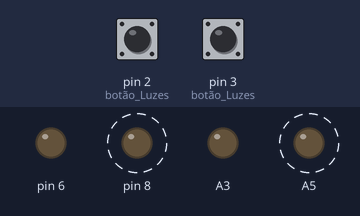
The sketch below on a simulated Arduino Nano, built with avr-gcc and run on an emulated ATmega328P. Parts: output pins drawn as LEDs (lit = HIGH). Dashed ring = blinking. The test bench sets the inputs (shaded band); at power-on: pin 2 (botão_Luzes) HIGH, pin 3 (botão_Luzes) HIGH. Storage starts empty; pins used as bus, display or sensor lines are not drawn.

Above: at 0.2 s.
Timing chart, 0 to 3.7 s (numbered marks = the images above):
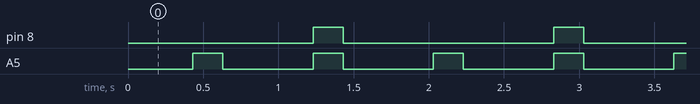

The sketch:

Finale.ino
```cpp
/*
 *
 */
//#include <Bounce2.h>
#include <SD.h>                      // need to include the SD library
#define SD_ChipSelectPin 4  //using digital pin 4 on arduino nano 328
#include <TMRpcm.h>           //  also need to include this library...
 TMRpcm tmrpcm;   // create an object for use in this sketch

#define S_INATIVO 1 //led verde
#define S_ALARMEON 2 //led vermelho
#define S_ALARMEOFF 3 // aguarda luz acesa para desligar após 10 minutos, led ao inves de piscar fica constante aceso vermelho pra indicar o tempo de desligamento da luz
#define S_LUZESON 4 //led azul
#define S_LUZESOFF 5 //apenas delisga luz e o led azul
#define S_TURNOFF 6 //aqui faz o clean de todos, manda tudo pra low e volta para estado inativo

//// Instantiate a Bounce object
//Bounce debouncer1 = Bounce();
//
//// Instantiate another Bounce object
//Bounce debouncer2 = Bounce();

 class Alarme
{
 // Class Member Variables
  // These are initialized at startup
  int sinalSirene;      // the number of the LED pin
  int releSirene;      // the number of the LED pin

  long OnTime;     // milliseconds of on-time
  long OffTime;    // milliseconds of off-time

  // These maintain the current state
  int alarmeEstado;                 // ledState used to set the LED
  unsigned long previousMillis;   // will store last time LED was updated

  // Constructor - creates a Flasher
  // and initializes the member variables and state
  public:
  Alarme(int rele, long on, long off)
  {
  releSirene = rele;
  pinMode(releSirene, OUTPUT);

  OnTime = on;
  OffTime = off;

  alarmeEstado = LOW;
  previousMillis = 0;
  }

  void Sirene()
  {
    // check to see if it's time to change the state of the LED
    unsigned long currentMillis = millis();

    if((alarmeEstado == HIGH) && (currentMillis - previousMillis >= OnTime))
    {
      tmrpcm.stopPlayback();
      alarmeEstado = LOW;  // Turn it off
      previousMillis = currentMillis;  // Remember the time
      digitalWrite(releSirene, alarmeEstado);  // Update the actual LED
    }
    else if ((alarmeEstado == LOW) && (currentMillis - previousMillis >= OffTime))
    {
      alarmeEstado = HIGH;  // turn it on
      previousMillis = currentMillis;   // Remember the time
      digitalWrite(releSirene, alarmeEstado);   // Update the actual LED
      tmrpcm.play("pop.wav");
    }
  }
  void Clean(){
    tmrpcm.stopPlayback();
    digitalWrite(releSirene, LOW);
  }
};

 class Flasher
{
 // Class Member Variables
  // These are initialized at startup
  int ledPin;      // the number of the LED pin
  long OnTime;     // milliseconds of on-time
  long OffTime;    // milliseconds of off-time

  // These maintain the current state
  int ledState;                 // ledState used to set the LED
  unsigned long previousMillis;   // will store last time LED was updated

  // Constructor - creates a Flasher
  // and initializes the member variables and state
  public:
  Flasher(int pin, long on, long off)
  {
  ledPin = pin;
  pinMode(ledPin, OUTPUT);

  OnTime = on;
  OffTime = off;

  ledState = LOW;
  previousMillis = 0;
  }

  void Update()
  {
    // check to see if it's time to change the state of the LED
    unsigned long currentMillis = millis();

    if((ledState == HIGH) && (currentMillis - previousMillis >= OnTime))
    {
      ledState = LOW;  // Turn it off
      previousMillis = currentMillis;  // Remember the time
      digitalWrite(ledPin, ledState);  // Update the actual LED
    }
    else if ((ledState == LOW) && (currentMillis - previousMillis >= OffTime))
    {
      ledState = HIGH;  // turn it on
      previousMillis = currentMillis;   // Remember the time
      digitalWrite(ledPin, ledState);   // Update the actual LED
    }
  }
  void High()
  {
    digitalWrite(ledPin, HIGH);
  }
  void Clean()
  {
    digitalWrite(ledPin, LOW);
  }
};

 class Luzes
{
 // Class Member Variables
  // These are initialized at startup
  int releLuzes;      // the number of the LED pin
  long OnTime;     // milliseconds of on-time
  long OffTime;    // milliseconds of off-time

  // These maintain the current state
  int luzesEstado;                 // ledState used to set the LED
  unsigned long millisAnterior;   // will store last time LED was updated

  // Constructor - creates a Flasher
  // and initializes the member variables and state
  public:
  Luzes(int pino, long off)
  {
  releLuzes = pino;
  pinMode(releLuzes, OUTPUT);

  OffTime = off;

  luzesEstado = LOW;
  millisAnterior = 0;
  }

  void LigarLuzes()
  {
    luzesEstado = HIGH;
    digitalWrite(releLuzes, luzesEstado);
    }

  void Desligar()
  {
    luzesEstado = LOW;
    digitalWrite(releLuzes, luzesEstado);
  }
};

Flasher ledLuzes(8, 550,550); //led azul
Flasher ledInativo(7, 800, 700); //led verde
Flasher ledSirene(6, 300, 200); //led vermelho
Luzes luzes(A5, 2000);
Alarme alarme(A3, 6000, 8000);

void setup(){
//  // Setup the first button with an internal pull-up :
//  pinMode(BUTTON_PIN_1,INPUT_PULLUP);
//  // After setting up the button, setup the Bounce instance :
//  debouncer1.attach(BUTTON_PIN_1);
//  debouncer1.interval(5); // interval in ms
//
//   // Setup the second button with an internal pull-up :
//  pinMode(BUTTON_PIN_2,INPUT_PULLUP);
//  // After setting up the button, setup the Bounce instance :
//  debouncer2.attach(BUTTON_PIN_2);
//  debouncer2.interval(5); // interval in ms

  pinMode(A4, INPUT_PULLUP); //sinal sirene
  pinMode(A2, INPUT_PULLUP); //sinal luzes
  pinMode(2,  INPUT_PULLUP); //botão Luzes
  pinMode(3,  INPUT_PULLUP); //botão Luzes


  tmrpcm.speakerPin = 9; //11 on Mega, 9 on Uno, Nano, etc
  if (!SD.begin(SD_ChipSelectPin)) {  // see if the card is present and can be initialized:
  return;   // don't do anything more if not
  }
 tmrpcm.volume(1);
}
void loop(){
  static int state = S_INATIVO; // initial state is 1, the "idle" state.
  static unsigned long ts;  // To store the "current" time in for delays.
  // Update the Bounce instances :
  //debouncer1.update();
  //debouncer2.update();

  // Get the updated value :
  //int botao1 = debouncer1.read();
  //int botao2 = debouncer2.read();

  switch(state)
  {
    case S_INATIVO:
      // We don't need to do anything here, waiting for a forced state change.
      ledInativo.Update();
      if ( digitalRead(3) == HIGH || digitalRead(A4) == HIGH ) { // sinal sirene ou botão
        ledInativo.Clean();
        delay(200);
          state = S_ALARMEON;
      }
      if ( digitalRead(2) == HIGH || digitalRead(A2) == HIGH ) { // sinal luzes ou botão
        ledInativo.Clean();
        delay(200);
          state = S_LUZESON;
      }
      break;
    case S_ALARMEON:
      //debouncer2.update();
      alarme.Sirene();
      luzes.LigarLuzes();
      ledSirene.Update();
      ledLuzes.Update();
      if(digitalRead(3) == HIGH || digitalRead(A4) == LOW) {
        state = S_ALARMEOFF;
      }
      ts = millis();
      break;
    case S_ALARMEOFF:
      // If one second has passed, then move on to the next state
      alarme.Clean();
      ledLuzes.Clean();
      ledSirene.High();
      if(millis() > ts + 600000) // tempo para desligar a luz depois de alarme desativado
      {
        luzes.Desligar();
        ledSirene.Clean();
        state = S_TURNOFF;
      }
      break;
    case S_LUZESON:
      ledLuzes.Update();
      luzes.LigarLuzes();
      if(digitalRead(2) == HIGH || digitalRead(A2) == LOW) {
        delay(200);
        state = S_LUZESOFF;
      }
      break;
    case S_LUZESOFF:
      // If one second has passed, then go back to state 2.
      luzes.Desligar();
      ledLuzes.Clean();  // Turn off the light
      delay(200);
      state = S_INATIVO;
      break;
    case S_TURNOFF:
      // We only get here when forced from outside.
      delay(10);
      state = S_INATIVO;  // Return to the "idle" state.
      break;
    default:
      state = S_INATIVO;
      break;
  }
}
```

Measured:
- by itself, pin 8: alternates HIGH for 0.20 s and LOW for 1.4 s
- by itself, A5: alternates HIGH for 0.20 s and LOW for 0.60 s
- by itself, everything shown: repeats every 1.6 s, in 4 steps
